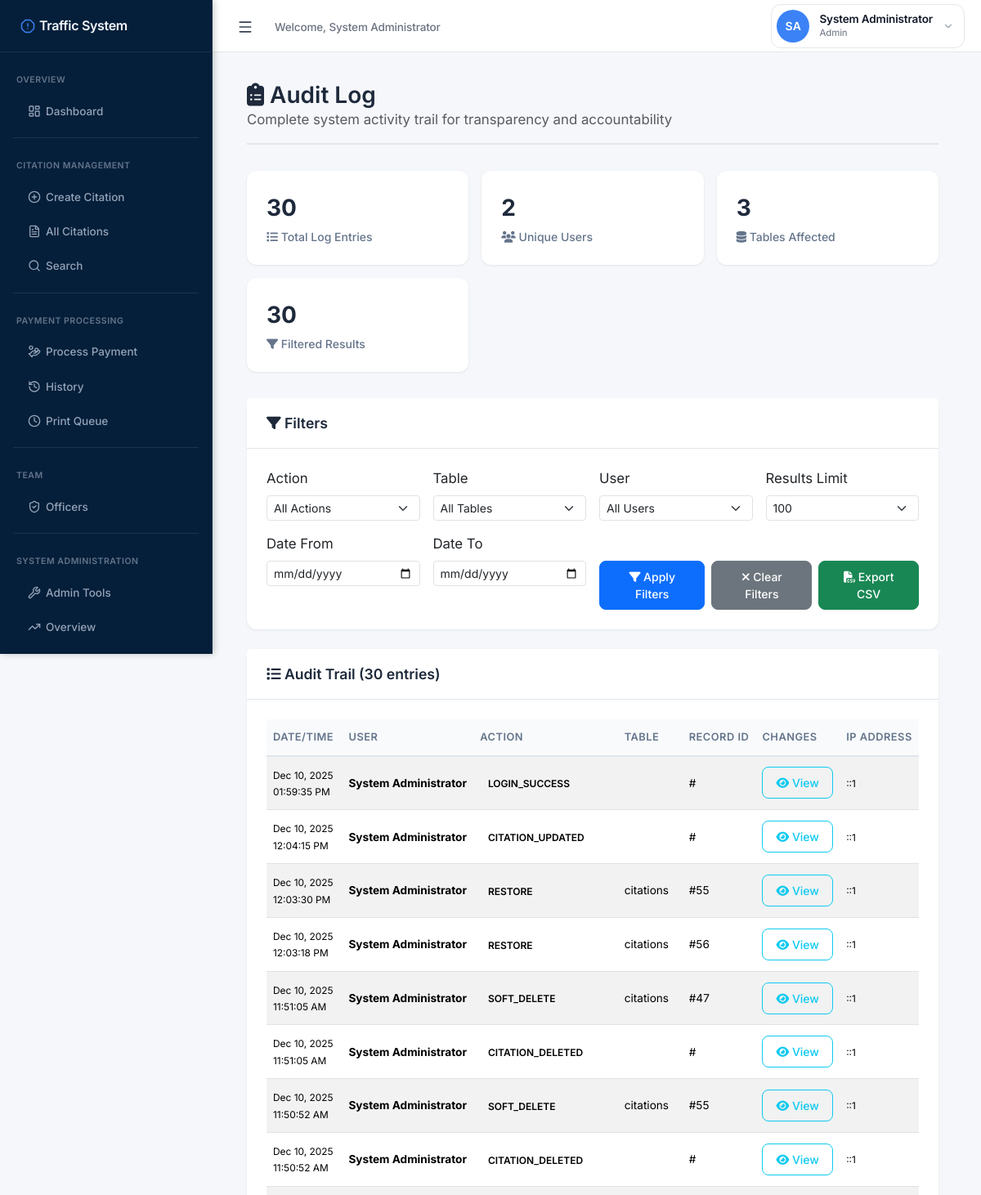
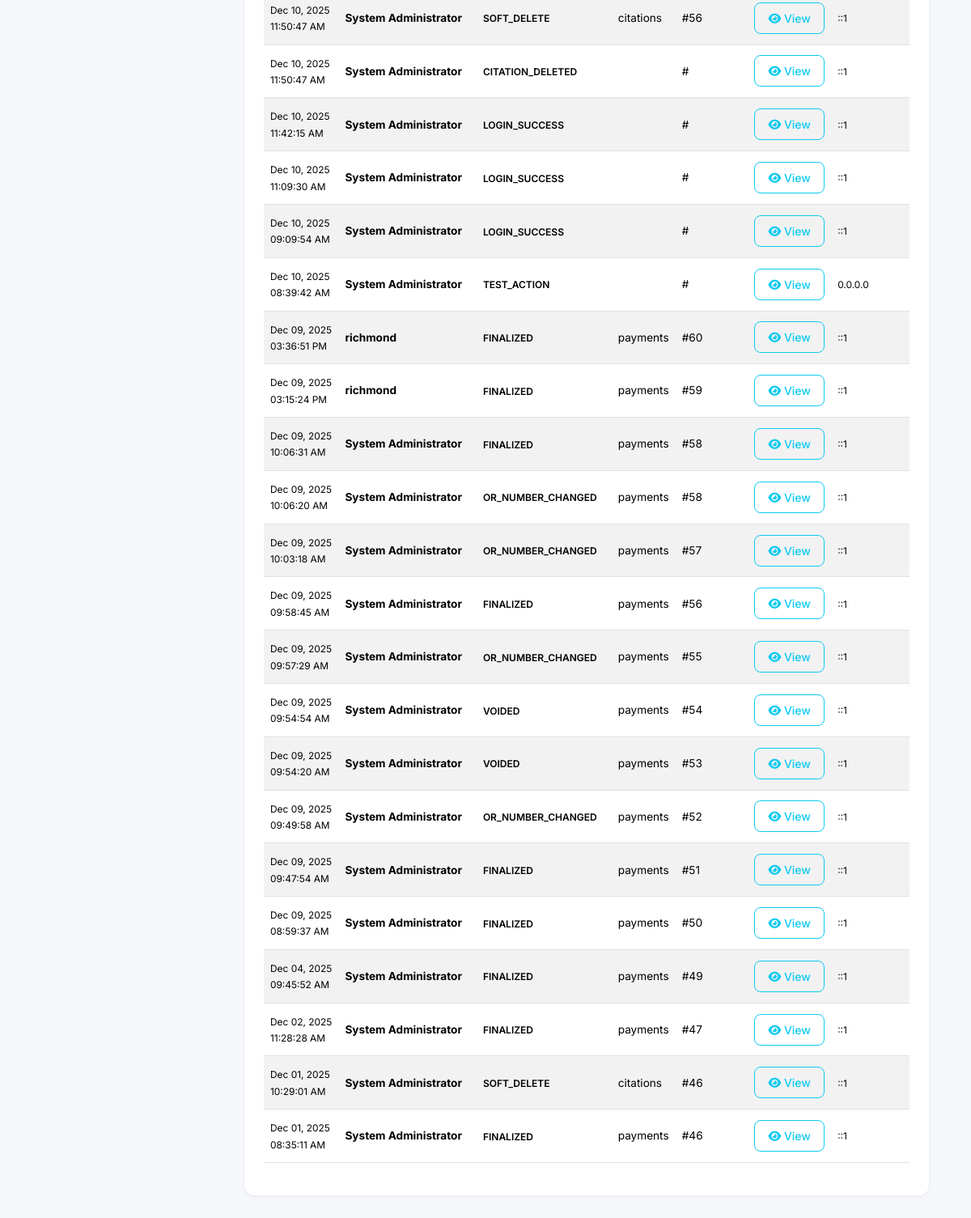
Screenshot of /public/audit_log.php (signed in) with the database file from the repository (2 pictures, top to bottom).
### tables this page shows
CREATE TABLE `audit_log` (
  `audit_id` int(11) NOT NULL,
  `user_id` int(11) DEFAULT NULL,
  `action` varchar(50) NOT NULL,
  `table_name` varchar(50) NOT NULL,
  `record_id` int(11) DEFAULT NULL,
  `old_values` longtext DEFAULT NULL CHECK (json_valid(`old_values`)),
  `new_values` longtext DEFAULT NULL CHECK (json_valid(`new_values`)),
  `ip_address` varchar(45) DEFAULT NULL,
  `user_agent` text DEFAULT NULL,
  `created_at` datetime NOT NULL DEFAULT current_timestamp()
);

CREATE TABLE `users` (
  `user_id` int(11) NOT NULL,
  `username` varchar(50) NOT NULL,
  `password_hash` varchar(255) NOT NULL,
  `full_name` varchar(100) NOT NULL,
  `email` varchar(100) NOT NULL,
  `role` enum('user','admin','enforcer','cashier') NOT NULL DEFAULT 'user' COMMENT 'User role: user=read-only, enforcer=field officer, cashier=payment processor, admin=full access',
  `status` enum('active','inactive','suspended') NOT NULL DEFAULT 'active',
  `last_login` datetime DEFAULT NULL,
  `created_at` datetime NOT NULL DEFAULT current_timestamp(),
  `updated_at` datetime DEFAULT NULL ON UPDATE current_timestamp(),
  `created_by` int(11) DEFAULT NULL,
  `failed_login_attempts` int(11) DEFAULT 0,
  `locked_until` datetime DEFAULT NULL
);

### services/AuditService.php (called while the page is built, shortened)
<?php
class AuditService {
    private $pdo;
    private $tableName = 'audit_log';
    public function __construct($pdo) {
        $this->pdo = $pdo;
    }
    public function getRecentActivity($limit = 100, $filters = []) {
        $where = [];
        $params = [];
        $whereClause = !empty($where) ? 'WHERE ' . implode(' AND ', $where) : '';
        $sql = "SELECT
                    a.*,
                    u.username,
                    u.full_name as user_name
                FROM {$this->tableName} a
                LEFT JOIN users u ON a.user_id = u.user_id
                {$whereClause}
                ORDER BY a.created_at DESC
                LIMIT :limit";
        $stmt = $this->pdo->prepare($sql);
        $stmt->bindValue(':limit', $limit, PDO::PARAM_INT);
        $stmt->execute();
        return $stmt->fetchAll(PDO::FETCH_ASSOC);
    }
}

### public/audit_log.php (the view, shortened to what this page needs)
<?php
require_once ROOT_PATH . '/includes/auth.php';
require_once ROOT_PATH . '/services/AuditService.php';
$pdo = getPDO();
$auditService = new AuditService($pdo);
$filters = [];
$dateFrom = isset($_GET['date_from']) ? sanitize($_GET['date_from']) : '';
$dateTo = isset($_GET['date_to']) ? sanitize($_GET['date_to']) : '';
$limit = isset($_GET['limit']) ? min(500, max(10, (int)$_GET['limit'])) : 100;
$auditLogs = $auditService->getRecentActivity($limit, $filters);
$sql = "SELECT
            COUNT(*) as total_logs,
            COUNT(DISTINCT user_id) as unique_users,
            COUNT(DISTINCT table_name) as tables_affected,
            MIN(created_at) as oldest_log,
            MAX(created_at) as newest_log
        FROM audit_log";
$stmt = $pdo->query($sql);
$stats = $stmt->fetch(PDO::FETCH_ASSOC);
?>
<!DOCTYPE html>
<html lang="en">
<head>
    <link href="https://cdn.jsdelivr.net/npm/bootstrap@5.3.3/dist/css/bootstrap.min.css" rel="stylesheet">
    <link rel="stylesheet" href="https://cdnjs.cloudflare.com/ajax/libs/font-awesome/6.4.2/css/all.min.css">
</head>
<body>
    <?php include __DIR__ . '/sidebar.php'; ?>
    <div class="main-content">
        <div class="container-fluid">
            <div class="page-header">
                <h2>
                    <i class="fas fa-clipboard-list"></i> Audit Log
                </h2>
                <p class="text-muted mb-0">Complete system activity trail for transparency and accountability</p>
            </div>
            <div class="stats-grid">
                <div class="stat-card">
                    <div class="stat-number"><?= number_format($stats['total_logs']) ?></div>
                    <div class="stat-label"><i class="fas fa-list"></i> Total Log Entries</div>
                </div>
                <div class="stat-card">
                    <div class="stat-number"><?= number_format($stats['unique_users']) ?></div>
                    <div class="stat-label"><i class="fas fa-users"></i> Unique Users</div>
                </div>
                <div class="stat-card">
                    <div class="stat-number"><?= number_format($stats['tables_affected']) ?></div>
                    <div class="stat-label"><i class="fas fa-database"></i> Tables Affected</div>
                </div>
                <div class="stat-card">
                    <div class="stat-number"><?= count($auditLogs) ?></div>
                    <div class="stat-label"><i class="fas fa-filter"></i> Filtered Results</div>
                </div>
            </div>
            <div class="card">
                <div class="card-header">
                    <h5><i class="fas fa-filter"></i> Filters</h5>
                </div>
                <div class="card-body">
                    <form method="GET" action="" id="filterForm">
                        <div class="row g-3">
                            <div class="col-md-3">
                                <label for="action" class="form-label">Action</label>
                                <select class="form-select form-select-sm" id="action" name="action">
                                    <option value="">All Actions</option>
                                </select>
                            </div>
                            <div class="col-md-3">
                                <label for="table" class="form-label">Table</label>
                                <select class="form-select form-select-sm" id="table" name="table">
                                    <option value="">All Tables</option>
                                </select>
                            </div>
                            <div class="col-md-3">
                                <label for="user_id" class="form-label">User</label>
                                <select class="form-select form-select-sm" id="user_id" name="user_id">
                                    <option value="">All Users</option>
                                </select>
                            </div>
                            <div class="col-md-3">
                                <label for="limit" class="form-label">Results Limit</label>
                                <select class="form-select form-select-sm" id="limit" name="limit">
                                    <option value="100" <?= $limit == 100 ? 'selected' : '' ?>>100</option>
                                </select>
                            </div>
                            <div class="col-md-3">
                                <label for="date_from" class="form-label">Date From</label>
                                <input type="date" class="form-control form-control-sm" id="date_from" name="date_from" value="<?= htmlspecialchars($dateFrom) ?>">
                            </div>
                            <div class="col-md-3">
                                <label for="date_to" class="form-label">Date To</label>
                                <input type="date" class="form-control form-control-sm" id="date_to" name="date_to" value="<?= htmlspecialchars($dateTo) ?>">
                            </div>
                            <div class="col-md-6">
                                <label class="form-label">&nbsp;</label>
                                <div class="d-flex gap-2">
                                    <button type="submit" class="btn btn-primary btn-sm">
                                        <i class="fas fa-filter"></i> Apply Filters
                                    </button>
                                    <a href="audit_log.php" class="btn btn-secondary btn-sm">
                                        <i class="fas fa-times"></i> Clear Filters
                                    </a>
                                    <button type="button" class="btn btn-success btn-sm" onclick="exportToCSV()">
                                        <i class="fas fa-file-csv"></i> Export CSV
                                    </button>
                                </div>
                            </div>
                        </div>
                    </form>
                </div>
            </div>
            <div class="card">
                <div class="card-header">
                    <h5><i class="fas fa-list"></i> Audit Trail (<?= count($auditLogs) ?> entries)</h5>
                </div>
                <div class="card-body">
                    <?php if (empty($auditLogs)): ?>
                        <div class="alert alert-info mb-0">
                            <i class="fas fa-info-circle"></i> No audit logs found matching your criteria.
                        </div>
                    <?php else: ?>
                        <div class="table-responsive">
                            <table class="table table-striped table-hover table-sm" id="auditTable">
                                <thead>
                                    <tr>
                                        <th>Date/Time</th>
                                        <th>User</th>
                                        <th>Action</th>
                                        <th>Table</th>
                                        <th>Record ID</th>
                                        <th>Changes</th>
                                        <th>IP Address</th>
                                    </tr>
                                </thead>
                                <tbody>
                                    <?php foreach ($auditLogs as $log):
                                        $oldValues = json_decode($log['old_values'], true);
                                        $newValues = json_decode($log['new_values'], true);
                                    ?>
                                        <tr>
                                            <td>
                                                <small><?= date('M d, Y', strtotime($log['created_at'])) ?><br>
                                                <?= date('h:i:s A', strtotime($log['created_at'])) ?></small>
                                            </td>
                                            <td>
                                                <strong><?= htmlspecialchars($log['user_name'] ?: $log['username'] ?: 'System') ?></strong>
                                            </td>
                                            <td>
                                                <span class="action-badge action-<?= htmlspecialchars($log['action']) ?>">
                                                    <?= htmlspecialchars($log['action']) ?>
                                                </span>
                                            </td>
                                            <td><?= htmlspecialchars($log['table_name']) ?></td>
                                            <td>#<?= htmlspecialchars($log['record_id']) ?></td>
                                            <td>
                                                <?php if ($log['action'] === 'status_change' && $oldValues && $newValues): ?>
                                                    <small>
                                                        <strong>Status:</strong>
                                                        <span class="badge bg-secondary"><?= htmlspecialchars($oldValues['status']) ?></span>
                                                        →
                                                        <span class="badge bg-primary"><?= htmlspecialchars($newValues['status']) ?></span>
                                                        <?php if (!empty($newValues['reason'])): ?>
                                                            <br><em><?= htmlspecialchars($newValues['reason']) ?></em>
                                                        <?php endif; ?>
                                                    </small>
                                                <?php elseif ($oldValues || $newValues): ?>
                                                    <button type="button" class="btn btn-sm btn-outline-info"
                                                            onclick="showChanges(<?= htmlspecialchars(json_encode(['old' => $oldValues, 'new' => $newValues])) ?>)">
                                                        <i class="fas fa-eye"></i> View
                                                    </button>
                                                <?php else: ?>
                                                    <small class="text-muted">-</small>
                                                <?php endif; ?>
                                            </td>
                                            <td><small><?= htmlspecialchars($log['ip_address'] ?: '-') ?></small></td>
                                        </tr>
                                    <?php endforeach; ?>
                                </tbody>
                            </table>
                        </div>
                    <?php endif; ?>
                </div>
            </div>
        </div>
    </div>
</body>
</html>

### public/audit_log.php (style rules this page uses)
body { margin: 0; padding: 0; font-size: 16px; background-color: #f5f7fa; }
.main-content { margin-left: 250px; margin-top: 60px; min-height: calc(100vh - 60px); background-color: #f5f7fa; padding: 2.5rem; font-size: 1.05rem; }
.page-header { margin-bottom: 2rem; padding-bottom: 1rem; border-bottom: 2px solid #e0e6ed; }
.page-header h2 { font-size: 1.75rem; font-weight: 600; color: #1e293b; margin: 0; }
.stats-grid { display: grid; grid-template-columns: repeat(auto-fit, minmax(200px, 1fr)); gap: 1rem; margin-bottom: 2rem; }
.stat-card { background: white; border-radius: 12px; padding: 1.5rem; box-shadow: 0 1px 3px rgba(0, 0, 0, 0.08); }
.stat-number { font-size: 1.75rem; font-weight: 700; color: #1e293b; margin-bottom: 0.25rem; }
.stat-label { font-size: 0.875rem; color: #64748b; font-weight: 500; }
.card { border: none; border-radius: 12px; box-shadow: 0 1px 3px rgba(0, 0, 0, 0.08); background: white; margin-bottom: 1.5rem; }
.card-header { background: white; border-bottom: 1px solid #e0e6ed; padding: 1.25rem 1.5rem; border-radius: 12px 12px 0 0; }
.card-header h5 { font-size: 1.1rem; font-weight: 600; color: #1e293b; margin: 0; }
.card-body { padding: 1.5rem; }
.table { font-size: 0.9rem; }
.table thead th { font-size: 0.8rem; padding: 0.75rem 0.5rem; font-weight: 600; background-color: #f8fafc; color: #64748b; text-transform: uppercase; letter-spacing: 0.5px; border-bottom: 2px solid #e0e6ed; }
.table tbody td { padding: 0.75rem 0.5rem; vertical-align: middle; font-size: 0.85rem; }
.action-badge { font-size: 0.75rem; padding: 0.35rem 0.6rem; font-weight: 600; border-radius: 6px; text-transform: uppercase; }
.btn { border-radius: 8px; font-weight: 500; padding: 0.5rem 1rem; }

### public/sidebar.php (style rules this page uses)
:root { --sidebar-width: 260px; --sidebar-collapsed-width: 72px; --primary-color: #3b82f6; --primary-hover: #2563eb; --sidebar-bg: #051f3a; --sidebar-item-hover: rgba(59, 130, 246, 0.1); --sidebar-item-active: rgba(59, 130, 246, 0.2); --text-primary: #f1f5f9; --text-secondary: #94a3b8; --accent-color: #3b82f6; --border-color: rgba(148, 163, 184, 0.1); --shadow-sm: 0 1px 2px rgba(0, 0, 0, 0.05); --shadow-md: 0 4px 6px rgba(0, 0, 0, 0.15); }
* { font-family: 'Inter', -apple-system, BlinkMacSystemFont, 'Segoe UI', sans-serif; }

### rows the page displays
audit_log: created_at "Dec 10, 2025", created_at "01:59:35 PM", user.full_name "System Administrator", action "LOGIN_SUCCESS", ip_address "::1"
audit_log: created_at "Dec 10, 2025", created_at "12:04:15 PM", user.full_name "System Administrator", action "CITATION_UPDATED", ip_address "::1"
audit_log: created_at "Dec 10, 2025", created_at "12:03:30 PM", user.full_name "System Administrator", action "RESTORE", table_name "citations", record "55", ip_address "::1"
audit_log: created_at "Dec 10, 2025", created_at "12:03:18 PM", user.full_name "System Administrator", action "RESTORE", table_name "citations", record "56", ip_address "::1"
audit_log: created_at "Dec 10, 2025", created_at "11:51:05 AM", user.full_name "System Administrator", action "SOFT_DELETE", table_name "citations", record "47", ip_address "::1"
audit_log: created_at "Dec 10, 2025", created_at "11:51:05 AM", user.full_name "System Administrator", action "CITATION_DELETED", ip_address "::1"
audit_log: created_at "Dec 10, 2025", created_at "11:50:52 AM", user.full_name "System Administrator", action "SOFT_DELETE", table_name "citations", record "55", ip_address "::1"
audit_log: created_at "Dec 10, 2025", created_at "11:50:52 AM", user.full_name "System Administrator", action "CITATION_DELETED", ip_address "::1"
audit_log: created_at "Dec 10, 2025", created_at "11:50:47 AM", user.full_name "System Administrator", action "SOFT_DELETE", table_name "citations", record "56", ip_address "::1"
audit_log: created_at "Dec 10, 2025", created_at "11:50:47 AM", user.full_name "System Administrator", action "CITATION_DELETED", ip_address "::1"
audit_log: created_at "Dec 10, 2025", created_at "11:42:15 AM", user.full_name "System Administrator", action "LOGIN_SUCCESS", ip_address "::1"
audit_log: created_at "Dec 10, 2025", created_at "11:09:30 AM", user.full_name "System Administrator", action "LOGIN_SUCCESS", ip_address "::1"
audit_log: created_at "Dec 10, 2025", created_at "09:09:54 AM", user.full_name "System Administrator", action "LOGIN_SUCCESS", ip_address "::1"
audit_log: created_at "Dec 10, 2025", created_at "08:39:42 AM", user.full_name "System Administrator", action "TEST_ACTION", ip_address "0.0.0.0"
audit_log: created_at "Dec 09, 2025", created_at "03:36:51 PM", user.full_name "richmond", action "FINALIZED", table_name "payments", record "60", ip_address "::1"
audit_log: created_at "Dec 09, 2025", created_at "03:15:24 PM", user.full_name "richmond", action "FINALIZED", table_name "payments", record "59", ip_address "::1"
audit_log: created_at "Dec 09, 2025", created_at "10:06:31 AM", user.full_name "System Administrator", action "FINALIZED", table_name "payments", record "58", ip_address "::1"
audit_log: created_at "Dec 09, 2025", created_at "10:06:20 AM", user.full_name "System Administrator", action "OR_NUMBER_CHANGED", table_name "payments", record "58", ip_address "::1"
audit_log: created_at "Dec 09, 2025", created_at "10:03:18 AM", user.full_name "System Administrator", action "OR_NUMBER_CHANGED", table_name "payments", record "57", ip_address "::1"
audit_log: created_at "Dec 09, 2025", created_at "09:58:45 AM", user.full_name "System Administrator", action "FINALIZED", table_name "payments", record "56", ip_address "::1"
audit_log: created_at "Dec 09, 2025", created_at "09:57:29 AM", user.full_name "System Administrator", action "OR_NUMBER_CHANGED", table_name "payments", record "55", ip_address "::1"
audit_log: created_at "Dec 09, 2025", created_at "09:54:54 AM", user.full_name "System Administrator", action "VOIDED", table_name "payments", record "54", ip_address "::1"
audit_log: created_at "Dec 09, 2025", created_at "09:54:20 AM", user.full_name "System Administrator", action "VOIDED", table_name "payments", record "53", ip_address "::1"
audit_log: created_at "Dec 09, 2025", created_at "09:49:58 AM", user.full_name "System Administrator", action "OR_NUMBER_CHANGED", table_name "payments", record "52", ip_address "::1"
audit_log: created_at "Dec 09, 2025", created_at "09:47:54 AM", user.full_name "System Administrator", action "FINALIZED", table_name "payments", record "51", ip_address "::1"
audit_log: created_at "Dec 09, 2025", created_at "08:59:37 AM", user.full_name "System Administrator", action "FINALIZED", table_name "payments", record "50", ip_address "::1"
audit_log: created_at "Dec 04, 2025", created_at "09:45:52 AM", user.full_name "System Administrator", action "FINALIZED", table_name "payments", record "49", ip_address "::1"
audit_log: created_at "Dec 02, 2025", created_at "11:28:28 AM", user.full_name "System Administrator", action "FINALIZED", table_name "payments", record "47", ip_address "::1"
audit_log: created_at "Dec 01, 2025", created_at "10:29:01 AM", user.full_name "System Administrator", action "SOFT_DELETE", table_name "citations", record "46", ip_address "::1"
audit_log: created_at "Dec 01, 2025", created_at "08:35:11 AM", user.full_name "System Administrator", action "FINALIZED", table_name "payments", record "46", ip_address "::1"

### other values shown
$_SESSION['full_name'] "System Administrator"
$initials "SA"
$_SESSION['user_role'] "Admin"
$stats['total_logs'] "30"
$stats['unique_users'] "2"
$stats['tables_affected'] "3"
count($auditLogs) "30"
